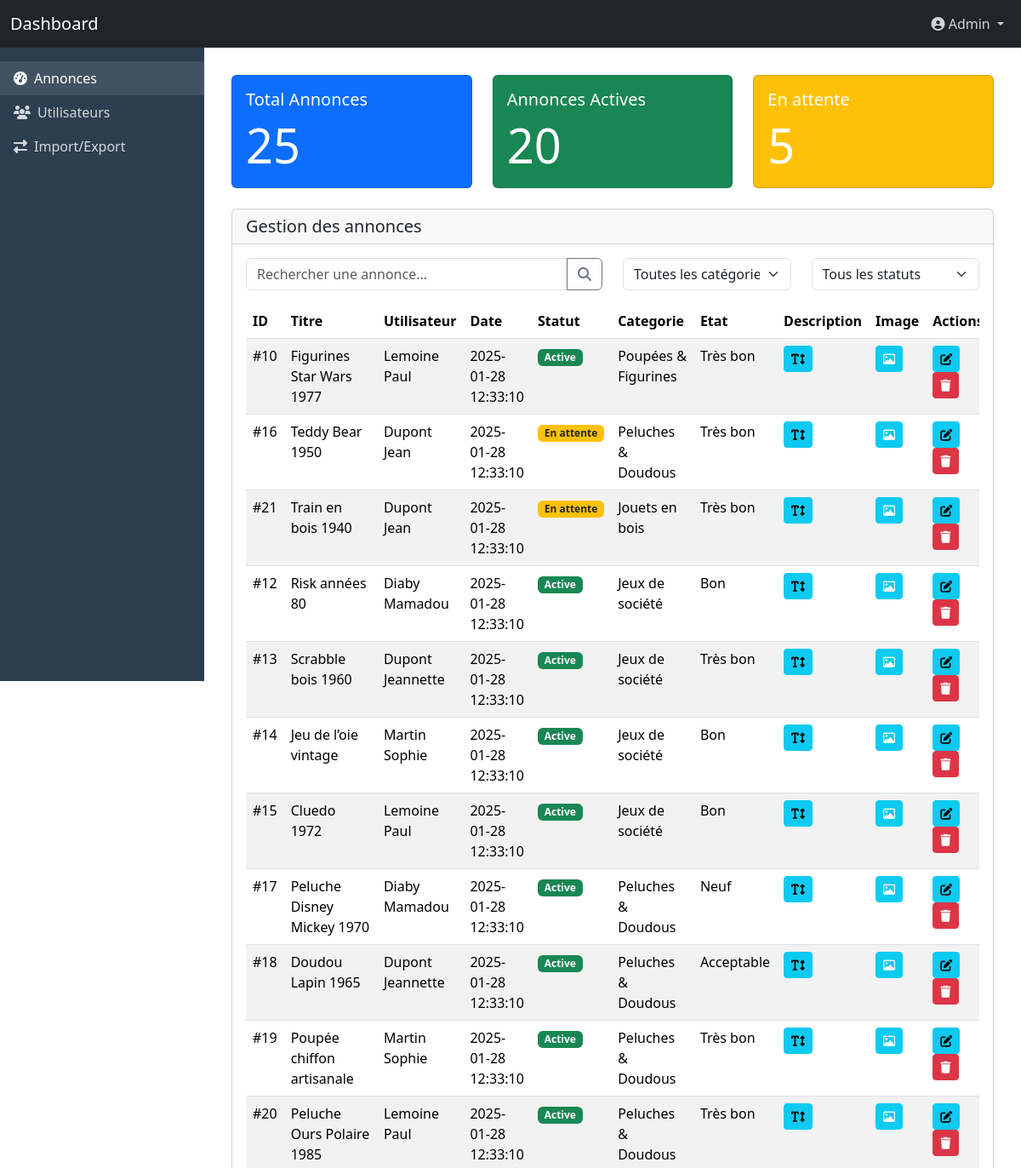
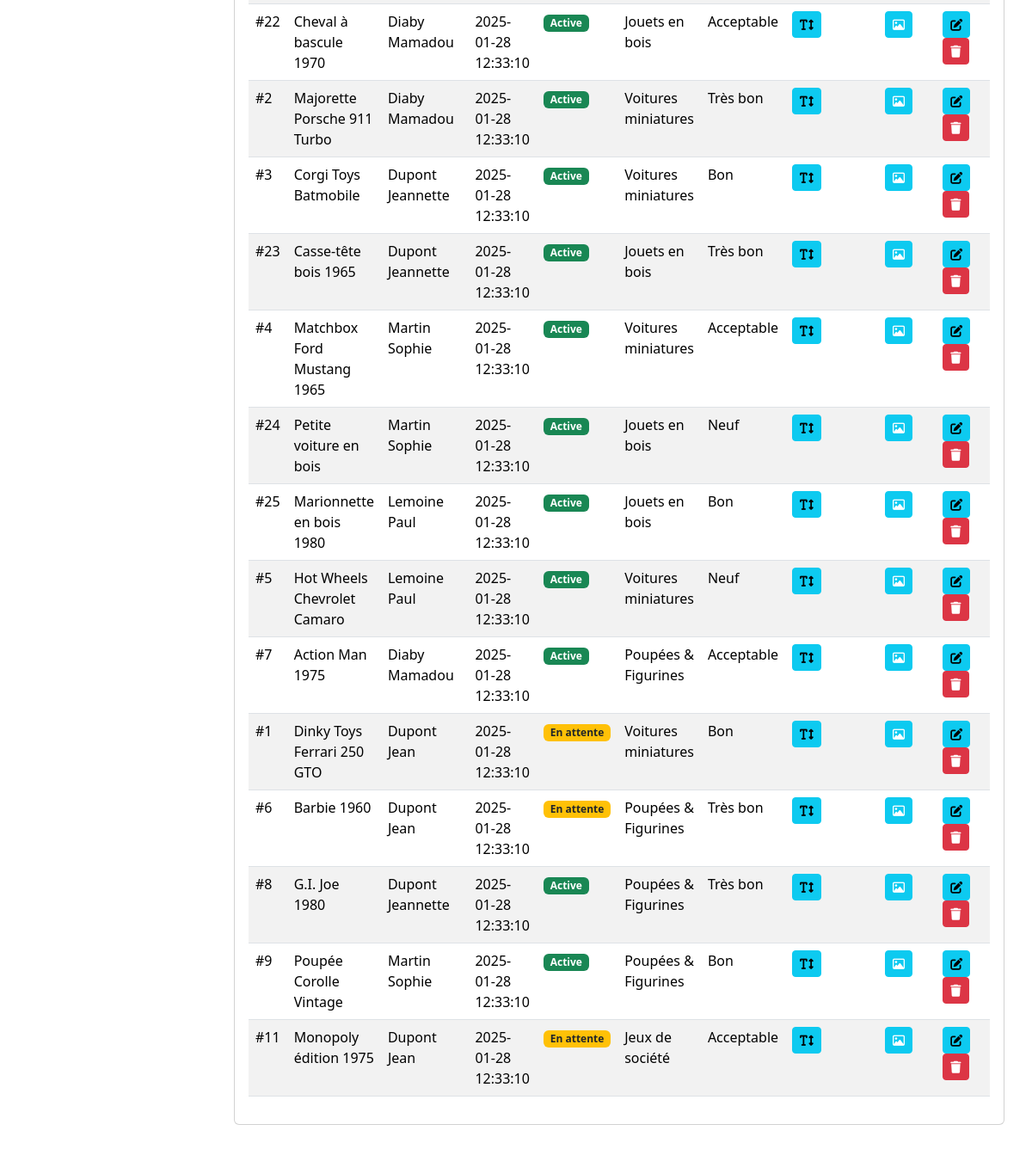
Screenshot of /admin.php (signed in) with the database file from the repository (2 pictures, top to bottom).
### tables this page shows
CREATE TABLE Annonce (
                         id INT AUTO_INCREMENT PRIMARY KEY,
                         titre VARCHAR(125) NOT NULL,
                         description VARCHAR(8000) NOT NULL,
                         categorie_id INT NULL,
                         etat_id INT NULL,
                         statut_id INT NULL DEFAULT 3,
                         date_creation TIMESTAMP DEFAULT CURRENT_TIMESTAMP NOT NULL,
                         date_modification TIMESTAMP NULL DEFAULT NULL,
                         prix DECIMAL(10,2) NOT NULL,
                         image VARCHAR(500) NOT NULL,
                         vendu BOOLEAN NOT NULL DEFAULT 0,
                         utilisateur_id INT NOT NULL,
                         FOREIGN KEY (utilisateur_id) REFERENCES Utilisateur(id) ON DELETE CASCADE,
                         FOREIGN KEY (categorie_id) REFERENCES Categorie(id) ON DELETE SET NULL,
                         FOREIGN KEY (etat_id) REFERENCES Etat(id) ON DELETE SET NULL,
                         FOREIGN KEY (statut_id) REFERENCES Statut(id) ON DELETE SET NULL
);

CREATE TABLE Utilisateur (
                             id INT AUTO_INCREMENT PRIMARY KEY,
                             nom VARCHAR(100) NOT NULL,
                             prenom VARCHAR(100) NOT NULL,
                             adresse VARCHAR(255) NOT NULL,
                             code_postal VARCHAR(10)NOT NULL,
                             ville VARCHAR(100) NOT NULL ,
                             email VARCHAR(255) UNIQUE NOT NULL,
                            statut BOOLEAN NOT NULL DEFAULT 1,
                             role enum('utilisateur','admin') DEFAULT 'utilisateur',
                             mot_de_passe VARCHAR(255) NOT NULL,
                            date_connexion TIMESTAMP DEFAULT  NULL,
                             date_inscription TIMESTAMP DEFAULT CURRENT_TIMESTAMP NOT NULL,
                             site_1 BOOLEAN DEFAULT FALSE,
                             site_2 BOOLEAN DEFAULT FALSE
);

CREATE TABLE Categorie (
                           id INT AUTO_INCREMENT PRIMARY KEY,
                           nom VARCHAR(255) NOT NULL,
                           description TEXT NULL
);

CREATE TABLE Etat (
                      id INT AUTO_INCREMENT PRIMARY KEY,
                      nom VARCHAR(255) NOT NULL
);

### app/models/m_announcement.php (called while the page is built, shortened)
<?php
class Announcement {
    public static function getAll() {
        try{
            $db = Database::getInstance()->getConnection();
            $query = "SELECT A.*, C.nom AS categorie_nom, E.nom AS etat_nom, S.nom AS status_nom, U.nom AS nom, U.prenom AS prenom
                FROM Annonce A,Utilisateur U,Categorie C,Etat E,Statut S
                WHERE 1 AND A.categorie_id = C.id AND A.etat_id = E.id AND A.statut_id = S.id AND A.utilisateur_id = U.id
                ORDER BY date_creation DESC;";
            $stmt = $db->query($query);
            return  $stmt->fetchAll();
        }catch (PDOException $exception) {
            writeLog('error',__FILE__,"Récuperation de toutes les annonces publiées a echoue");
            return null;
        }
    }
}

### app/core/functions.php (called while the page is built, shortened)
<?php
function writeLog($level, $file_name, $message)
{
    $logsFile = LOGS . 'logs_' . date('Y-m-d') . '.log';
    $logMessage = sprintf('%s [%s] %s %s', date('Y-m-d H:i:s'), strtoupper($level), $message, $file_name . PHP_EOL);
}

### app/views/v_dashboardAdmin.php (the view, shortened to what this page needs)
<!DOCTYPE html>
<html lang="fr">
<head>
    <link href="https://cdn.jsdelivr.net/npm/bootstrap@5.3.3/dist/css/bootstrap.min.css" rel="stylesheet">
    <link href="https://cdnjs.cloudflare.com/ajax/libs/font-awesome/6.4.2/css/all.min.css" rel="stylesheet">
</head>
<body>
<nav class="navbar navbar-expand-lg navbar-dark bg-dark fixed-top">
    <div class="container-fluid">
        <a class="navbar-brand" href="admin.php">Dashboard</a>
        <div class="collapse navbar-collapse" id="navbarNav">
            <ul class="navbar-nav ms-auto">
                <li class="nav-item dropdown">
                    <a class="nav-link dropdown-toggle" href="#" data-bs-toggle="dropdown">
                        <i class="fas fa-user-circle"></i> Admin
                    </a>
                </li>
            </ul>
        </div>
    </div>
</nav>
<div class="sidebar">
    <ul class="nav flex-column">
        <li class="nav-item">
            <a class="nav-link active" href="#" data-bs-toggle="tab" data-bs-target="#announcements">
                <i class="fas fa-tachometer-alt me-2"></i>Annonces
            </a>
        </li>
        <li class="nav-item">
            <a class="nav-link" href="#" data-bs-toggle="tab" data-bs-target="#users">
                <i class="fas fa-users me-2"></i>Utilisateurs
            </a>
        </li>
        <li class="nav-item">
            <a class="nav-link" href="#" data-bs-toggle="tab" data-bs-target="#import-export">
                <i class="fas fa-exchange-alt me-2"></i>Import/Export
            </a>
        </li>
    </ul>
</div>
<div class="main-content">
    <div class="tab-content">
        <div class="tab-pane fade active show" id="announcements">
            <div class="row mb-4">
                <div class="col-md-4">
                    <div class="card text-white bg-primary">
                        <div class="card-body">
                            <h5 class="card-title">Total Annonces</h5>
                            <p class="card-text display-4"><?= $errorAnnouncements ?  'N/A' : count($announcements)?></p>
                        </div>
                    </div>
                </div>
                <div class="col-md-4">
                    <div class="card text-white bg-success">
                        <div class="card-body">
                            <h5 class="card-title">Annonces Actives</h5>
                            <p class="card-text display-4"><?= $errorAnnouncements ?  'N/A' : $activeAnnouncements?></p>
                        </div>
                    </div>
                </div>
                <div class="col-md-4">
                    <div class="card text-white bg-warning">
                        <div class="card-body">
                            <h5 class="card-title">En attente</h5>
                            <p class="card-text display-4"><?= $errorAnnouncements ?  'N/A' : $moderateAnnouncements ?></p>
                        </div>
                    </div>
                </div>
            </div>
            <div class="card mb-4">
                <div class="card-header d-flex justify-content-start align-items-center">
                    <h5 class="mb-0">Gestion des annonces</h5>
                </div>
                <div class="card-body">
                    <div class="row mb-3">
                        <div class="col-md-6">
                            <div class="input-group">
                                <input type="text" class="form-control" placeholder="Rechercher une annonce...">
                                <button class="btn btn-outline-secondary" >
                                    <i class="fas fa-search"></i>
                                </button>
                            </div>
                        </div>
                        <div class="col-md-3">
                            <select class="form-select">
                                <option selected >Toutes les catégories</option>
                            </select>
                        </div>
                        <div class="col-md-3">
                            <select class="form-select">
                                <option selected >Tous les statuts</option>
                            </select>
                        </div>
                    </div>
                    <div class="table-responsive">
                        <table class="table table-striped table-hover">
                            <thead>
                            <tr>
                                <th>ID</th>
                                <th>Titre</th>
                                <th>Utilisateur</th>
                                <th>Date</th>
                                <th>Statut</th>
                                <th>Categorie</th>
                                <th>Etat</th>
                                <th>Description</th>
                                <th>Image</th>
                                <th>Actions</th>
                            </tr>
                            </thead>
                            <tbody>
                            <?php if ($errorAnnouncements == false): ?>
                                <?php foreach ($announcements as $row): ?>
                                    <tr>
                                        <td>#<?=$row['id']?></td>
                                        <td><?=$row['titre']?></td>
                                        <td><?=$row['nom'].' '.$row['prenom']?></td>
                                        <td><?=$row['date_creation']?></td>
                                        <td>
                                            <?php switch($row['statut_id']) {
                                                case 1 :
                                                    echo "<span class='badge bg-success'>Active</span>";
                                                    break;
                                                case 3 :
                                                    echo "<span class='badge bg-warning text-dark'>En attente</span>";
                                                    break;
                                            };?>
                                        </td>
                                        <td><?=$row['categorie_nom']?></td>
                                        <td><?=$row['etat_nom']?></td>
                                        <td>
                                           <button class="btn btn-sm btn-info me-1" onclick='alert("<?=htmlspecialchars($row['description'],ENT_QUOTES)?>");'><i class="fa-solid fa-text-height"></i></button>
                                        </td>
                                        <td>
                                            <button class="btn btn-sm btn-info me-1" onclick="alert(' extras')"><i class="fa-regular fa-image" style="color: #ffffff;"></i></button>
                                        </td>
                                        <td>
                                            <button class="btn btn-sm btn-info me-1" onclick="alert('fonction extras')"><i class="fas fa-edit"></i></button>
                                            <a class="btn btn-sm btn-danger" href="admin.php?action=deleteAnnouncement&announcementId=<?=$row['id']?>" ><i class="fas fa-trash"></i></a>
                                        </td>
                                    </tr>
                                <?php endforeach; ?>
                            <?php endif;?>
                            </tbody>
                        </table>
                    </div>
                </div>
            </div>
        </div>
    </div>
</div>
</body>
</html>

### app/views/v_dashboardAdmin.php (style rules this page uses)
.main-content { margin-left: 240px; padding: 2rem; margin-top: 56px; }
.sidebar { position: fixed; top: 56px; left: 0; width: 240px; height: calc(100vh - 56px); background: #2c3e50; padding-top: 1rem; }
.nav-link { color: rgba(255,255,255,.8); }
.nav-link:hover, .nav-link.active { color: white; background: rgba(255,255,255,.1); }

### rows the page displays
annonce: id "10", titre "Figurines Star Wars 1977", utilisateur.nom "Lemoine", utilisateur.prenom "Paul", date_creation "2025-01-28 12:33:10", shows "Active", categorie.nom "Poupées & Figurines", etat.nom "Très bon"
annonce: id "16", titre "Teddy Bear 1950", utilisateur.nom "Dupont", utilisateur.prenom "Jean", date_creation "2025-01-28 12:33:10", shows "En attente", categorie.nom "Peluches & Doudous", etat.nom "Très bon"
annonce: id "21", titre "Train en bois 1940", utilisateur.nom "Dupont", utilisateur.prenom "Jean", date_creation "2025-01-28 12:33:10", shows "En attente", categorie.nom "Jouets en bois", etat.nom "Très bon"
annonce: id "12", titre "Risk années 80", utilisateur.nom "Diaby", utilisateur.prenom "Mamadou", date_creation "2025-01-28 12:33:10", shows "Active", categorie.nom "Jeux de société", etat.nom "Bon"
annonce: id "13", titre "Scrabble bois 1960", utilisateur.nom "Dupont", utilisateur.prenom "Jeannette", date_creation "2025-01-28 12:33:10", shows "Active", categorie.nom "Jeux de société", etat.nom "Très bon"
annonce: id "14", titre "Jeu de l’oie vintage", utilisateur.nom "Martin", utilisateur.prenom "Sophie", date_creation "2025-01-28 12:33:10", shows "Active", categorie.nom "Jeux de société", etat.nom "Bon"
annonce: id "15", titre "Cluedo 1972", utilisateur.nom "Lemoine", utilisateur.prenom "Paul", date_creation "2025-01-28 12:33:10", shows "Active", categorie.nom "Jeux de société", etat.nom "Bon"
annonce: id "17", titre "Peluche Disney Mickey 1970", utilisateur.nom "Diaby", utilisateur.prenom "Mamadou", date_creation "2025-01-28 12:33:10", shows "Active", categorie.nom "Peluches & Doudous", etat.nom "Neuf"
annonce: id "18", titre "Doudou Lapin 1965", utilisateur.nom "Dupont", utilisateur.prenom "Jeannette", date_creation "2025-01-28 12:33:10", shows "Active", categorie.nom "Peluches & Doudous", etat.nom "Acceptable"
annonce: id "19", titre "Poupée chiffon artisanale", utilisateur.nom "Martin", utilisateur.prenom "Sophie", date_creation "2025-01-28 12:33:10", shows "Active", categorie.nom "Peluches & Doudous", etat.nom "Très bon"
annonce: id "20", titre "Peluche Ours Polaire 1985", utilisateur.nom "Lemoine", utilisateur.prenom "Paul", date_creation "2025-01-28 12:33:10", shows "Active", categorie.nom "Peluches & Doudous", etat.nom "Très bon"
annonce: id "22", titre "Cheval à bascule 1970", utilisateur.nom "Diaby", utilisateur.prenom "Mamadou", date_creation "2025-01-28 12:33:10", shows "Active", categorie.nom "Jouets en bois", etat.nom "Acceptable"
annonce: id "2", titre "Majorette Porsche 911 Turbo", utilisateur.nom "Diaby", utilisateur.prenom "Mamadou", date_creation "2025-01-28 12:33:10", shows "Active", categorie.nom "Voitures miniatures", etat.nom "Très bon"
annonce: id "3", titre "Corgi Toys Batmobile", utilisateur.nom "Dupont", utilisateur.prenom "Jeannette", date_creation "2025-01-28 12:33:10", shows "Active", categorie.nom "Voitures miniatures", etat.nom "Bon"
annonce: id "23", titre "Casse-tête bois 1965", utilisateur.nom "Dupont", utilisateur.prenom "Jeannette", date_creation "2025-01-28 12:33:10", shows "Active", categorie.nom "Jouets en bois", etat.nom "Très bon"
annonce: id "4", titre "Matchbox Ford Mustang 1965", utilisateur.nom "Martin", utilisateur.prenom "Sophie", date_creation "2025-01-28 12:33:10", shows "Active", categorie.nom "Voitures miniatures", etat.nom "Acceptable"
annonce: id "24", titre "Petite voiture en bois", utilisateur.nom "Martin", utilisateur.prenom "Sophie", date_creation "2025-01-28 12:33:10", shows "Active", categorie.nom "Jouets en bois", etat.nom "Neuf"
annonce: id "25", titre "Marionnette en bois 1980", utilisateur.nom "Lemoine", utilisateur.prenom "Paul", date_creation "2025-01-28 12:33:10", shows "Active", categorie.nom "Jouets en bois", etat.nom "Bon"
annonce: id "5", titre "Hot Wheels Chevrolet Camaro", utilisateur.nom "Lemoine", utilisateur.prenom "Paul", date_creation "2025-01-28 12:33:10", shows "Active", categorie.nom "Voitures miniatures", etat.nom "Neuf"
annonce: id "7", titre "Action Man 1975", utilisateur.nom "Diaby", utilisateur.prenom "Mamadou", date_creation "2025-01-28 12:33:10", shows "Active", categorie.nom "Poupées & Figurines", etat.nom "Acceptable"
annonce: id "1", titre "Dinky Toys Ferrari 250 GTO", utilisateur.nom "Dupont", utilisateur.prenom "Jean", date_creation "2025-01-28 12:33:10", shows "En attente", categorie.nom "Voitures miniatures", etat.nom "Bon"
annonce: id "6", titre "Barbie 1960", utilisateur.nom "Dupont", utilisateur.prenom "Jean", date_creation "2025-01-28 12:33:10", shows "En attente", categorie.nom "Poupées & Figurines", etat.nom "Très bon"
annonce: id "8", titre "G.I. Joe 1980", utilisateur.nom "Dupont", utilisateur.prenom "Jeannette", date_creation "2025-01-28 12:33:10", shows "Active", categorie.nom "Poupées & Figurines", etat.nom "Très bon"
annonce: id "9", titre "Poupée Corolle Vintage", utilisateur.nom "Martin", utilisateur.prenom "Sophie", date_creation "2025-01-28 12:33:10", shows "Active", categorie.nom "Poupées & Figurines", etat.nom "Bon"
annonce: id "11", titre "Monopoly édition 1975", utilisateur.nom "Dupont", utilisateur.prenom "Jean", date_creation "2025-01-28 12:33:10", shows "En attente", categorie.nom "Jeux de société", etat.nom "Acceptable"

### other values shown
count($announcements) "25"
$activeAnnouncements "20"
$moderateAnnouncements "5"
